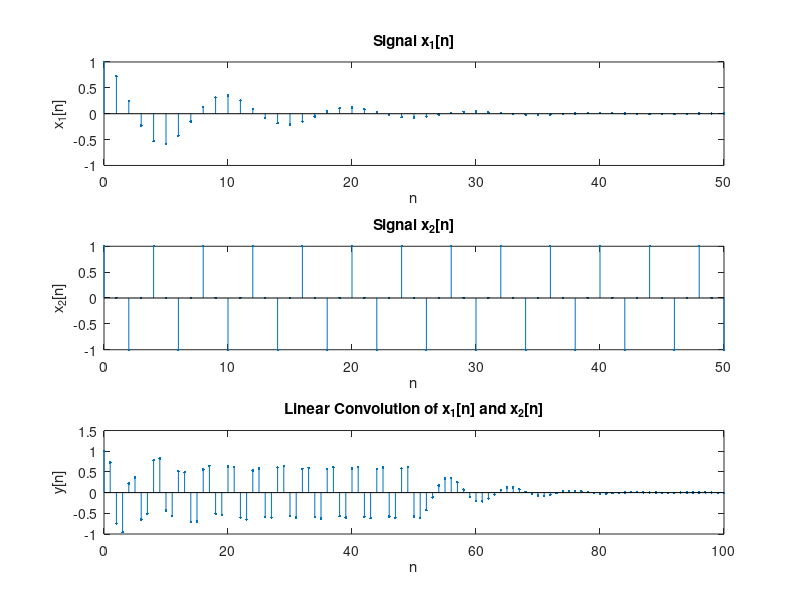

The MATLAB source for this figure:
n  = linspace(0, 50, 51);
x1 = (0.9 .^ n) .* cos(0.2 .* pi .* n);
x2 = cos(0.5*pi .* n);

L1 = 51;
L2 = 51;
% Length of the linear convolution
N = L1 + L2 - 1;

% Zero-pad the sequences to the same length N
X1 = fft(x1, N);
X2 = fft(x2, N);

% Multiply the DFTs
Y = X1 .* X2;

% Compute the inverse DFT to get the linear convolution
y_conv = ifft(Y);

% Plot the result
figure;
subplot(3,1,1);
stem(n, x1, '.');
title('Signal x_1[n]');
xlabel('n');
ylabel('x_1[n]');

subplot(3,1,2);
stem(n, x2, '.');
title('Signal x_2[n]');
xlabel('n');
ylabel('x_2[n]');

subplot(3,1,3);
n_conv = 0:N-1; % New n range for the convolution
stem(n_conv, real(y_conv), '.'); % Take only the real part of the convolution
title('Linear Convolution of x_1[n] and x_2[n]');
xlabel('n');
ylabel('y[n]');